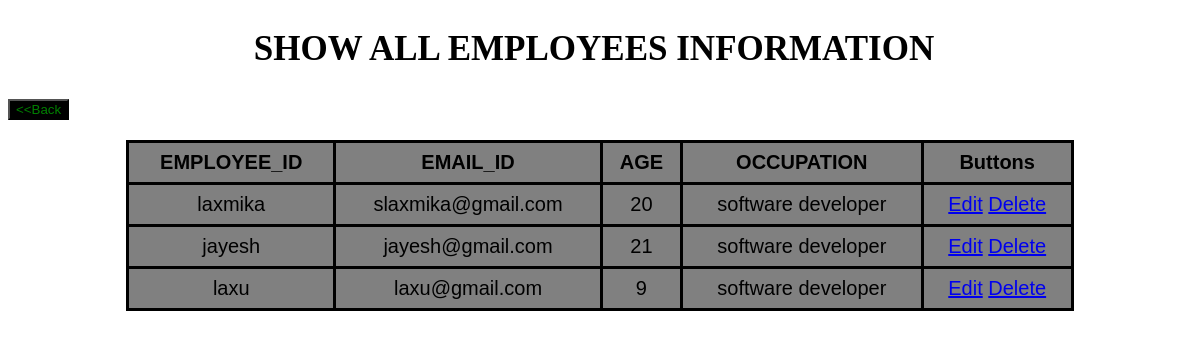
The page /show on the database as committed earlier.
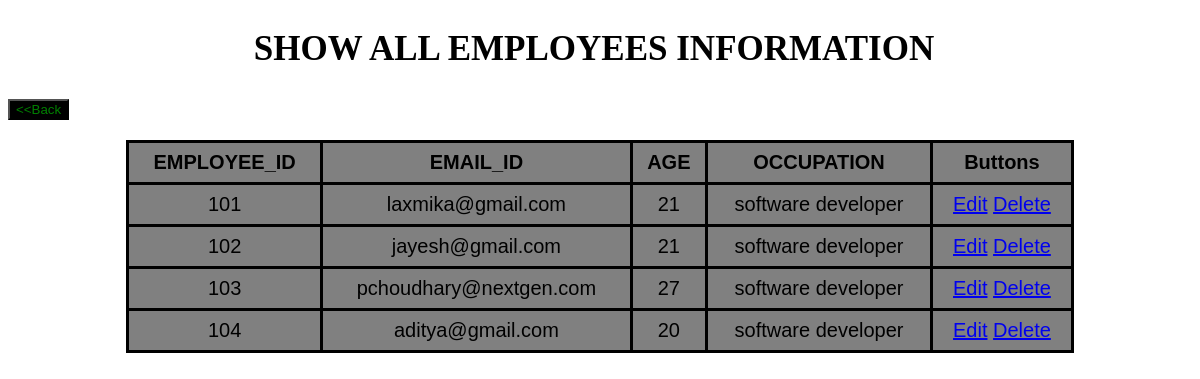
The same page on the database as committed later.
### Home/models.py (models this page shows, shortened)
class Employee(models.Model):
    EMPLOYEE_ID = models.CharField(max_length=255, primary_key=True)
    EMAIL_ID = models.EmailField(max_length=100)
    AGE = models.CharField(max_length=100)
    OCCUPATION = models.CharField(max_length=100)

### Home/views.py (the view)
# urls.py: path('show',views.show),
def show(request):
    data = Employee.objects.all()
    return render(request,"show.html",{'data':data})

### templates/show.html (shortened to what this page needs)
<!DOCTYPE html>
{% load static %}
<html lang="en">
<head>
    <link rel="stylesheet" href = "{% static 'show.css' %}">
</head>
<body>
    <h1 id="head">SHOW ALL EMPLOYEES INFORMATION </h1>
    <div>
        <form action="/">
            <input type="Submit" value="<<Back" id= "btn">
        </form>
    </div>
    <div id="OneDiv">
        <table style="width:80%" >
            <thead>
                <th> EMPLOYEE_ID</th>
                <th>EMAIL_ID</th>
                <th>AGE</th>
                <th>OCCUPATION</th>
                <th>Buttons</th>
             </thead>
            {% for d in data %}
            <tr>
                <td>{{d.EMPLOYEE_ID}} </td>
                <td>{{d.EMAIL_ID}} </td>
                <td>{{d.AGE}} </td>
                <td>{{d.OCCUPATION}} </td>
                <td>
                    <a href="/edit?id={{d.EMPLOYEE_ID}}">Edit</a>
                    <a href="/delete?id={{d.EMPLOYEE_ID}}">Delete</a>
                </td>
            </tr>
            {% endfor %}
        </table>
    </div>
</body>
</html>

### static/show.css (style rules this page uses)
body { background:url(https://th.bing.com/th/id/R1bc485bb9d50d059959ac6fc43522a55?rik=T8hAMQFdZJ4kXw&riu=http%3a%2f%2fbackgroundcheckall.com%2fwp-content%2fuploads%2f2017%2f12%2fbackground-portfolio.png&ehk=xSskT129L%2f3caVX6g1iwgRve0VF5%2bduZPtDgf6TLw6s%3d&risl=&pid=ImgRaw) }
#head { text-align: center; max-width: 80%; margin-left: 9%; padding: 0.5%; color: black; font-size: 35px; background-color: transparent; }
table { font-family: Arial, Helvetica, sans-serif; border-collapse: collapse; width:95%; margin:20px; margin-bottom:30px; margin-left:10%; }
th, td { color: black; border:3px solid black; text-align: center; padding:8px; margin-left: 9%; font-size: 20px; font-family:Arial, Helvetica, sans-serif; background-color: transparent; }
tr { background-color: grey; }
#OneDiv { text-align: center; }
#btn { background-color: black; color: green; }

Rows that differ between the two databases and show on the page:
removed Employee: EMPLOYEE_ID "laxmika", EMAIL_ID "slaxmika@gmail.com", AGE "20", OCCUPATION "software developer"
removed Employee: EMPLOYEE_ID "jayesh", EMAIL_ID "jayesh@gmail.com", AGE "21", OCCUPATION "software developer"
removed Employee: EMPLOYEE_ID "laxu", EMAIL_ID "laxu@gmail.com", AGE "9", OCCUPATION "software developer"
added Employee: EMPLOYEE_ID "101", EMAIL_ID "laxmika@gmail.com", AGE "21", OCCUPATION "software developer"
added Employee: EMPLOYEE_ID "102", EMAIL_ID "jayesh@gmail.com", AGE "21", OCCUPATION "software developer"
added Employee: EMPLOYEE_ID "103", EMAIL_ID "pchoudhary@nextgen.com", AGE "27", OCCUPATION "software developer"
added Employee: EMPLOYEE_ID "104", EMAIL_ID "aditya@gmail.com", AGE "20", OCCUPATION "software developer"
